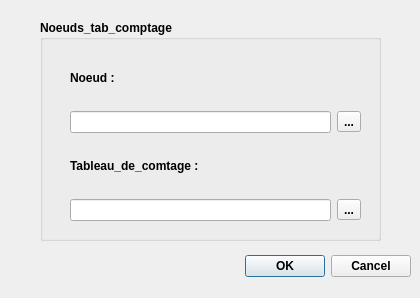
<?xml version="1.0" encoding="UTF-8"?>
<ui version="4.0">
 <class>Dialog</class>
 <widget class="QDialog" name="Dialog">
  <property name="geometry">
   <rect>
    <x>0</x>
    <y>0</y>
    <width>420</width>
    <height>298</height>
   </rect>
  </property>
  <property name="windowTitle">
   <string>Noeud tableaux de comptage</string>
  </property>
  <widget class="QDialogButtonBox" name="buttonBox">
   <property name="geometry">
    <rect>
     <x>70</x>
     <y>250</y>
     <width>341</width>
     <height>32</height>
    </rect>
   </property>
   <property name="font">
    <font>
     <weight>75</weight>
     <bold>true</bold>
    </font>
   </property>
   <property name="orientation">
    <enum>Qt::Horizontal</enum>
   </property>
   <property name="standardButtons">
    <set>QDialogButtonBox::Cancel|QDialogButtonBox::Ok</set>
   </property>
  </widget>
  <widget class="QGroupBox" name="groupBox">
   <property name="geometry">
    <rect>
     <x>40</x>
     <y>20</y>
     <width>341</width>
     <height>221</height>
    </rect>
   </property>
   <property name="font">
    <font>
     <weight>75</weight>
     <bold>true</bold>
    </font>
   </property>
   <property name="title">
    <string>Noeuds_tab_comptage</string>
   </property>
   <widget class="QWidget" name="gridLayoutWidget">
    <property name="geometry">
     <rect>
      <x>30</x>
      <y>30</y>
      <width>291</width>
      <height>171</height>
     </rect>
    </property>
    <layout class="QGridLayout" name="gridLayout">
     <item row="2" column="0">
      <widget class="QLabel" name="label_2">
       <property name="text">
        <string>Tableau_de_comtage : </string>
       </property>
      </widget>
     </item>
     <item row="1" column="0">
      <widget class="QLineEdit" name="lineEdit"/>
     </item>
     <item row="3" column="0">
      <widget class="QLineEdit" name="lineEdit_2"/>
     </item>
     <item row="0" column="0">
      <widget class="QLabel" name="label">
       <property name="frameShape">
        <enum>QFrame::NoFrame</enum>
       </property>
       <property name="text">
        <string>Noeud : </string>
       </property>
      </widget>
     </item>
     <item row="1" column="1">
      <widget class="QToolButton" name="toolButton">
       <property name="text">
        <string>...</string>
       </property>
      </widget>
     </item>
     <item row="3" column="1">
      <widget class="QToolButton" name="toolButton_2">
       <property name="text">
        <string>...</string>
       </property>
      </widget>
     </item>
    </layout>
   </widget>
  </widget>
 </widget>
 <resources/>
 <connections>
  <connection>
   <sender>buttonBox</sender>
   <signal>accepted()</signal>
   <receiver>Dialog</receiver>
   <slot>accept()</slot>
   <hints>
    <hint type="sourcelabel">
     <x>248</x>
     <y>254</y>
    </hint>
    <hint type="destinationlabel">
     <x>157</x>
     <y>274</y>
    </hint>
   </hints>
  </connection>
  <connection>
   <sender>buttonBox</sender>
   <signal>rejected()</signal>
   <receiver>Dialog</receiver>
   <slot>reject()</slot>
   <hints>
    <hint type="sourcelabel">
     <x>316</x>
     <y>260</y>
    </hint>
    <hint type="destinationlabel">
     <x>286</x>
     <y>274</y>
    </hint>
   </hints>
  </connection>
 </connections>
</ui>
